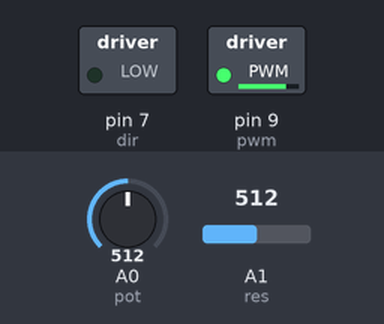
The sketch below on a simulated Arduino Uno, built with avr-gcc and run on an emulated ATmega328P. Parts: switched loads named in the sketch (green lamp = pin HIGH). Inputs (shaded band) come from the test bench; at power-on: A0 (pot) = 512, A1 (res) = 512. What the sketch prints to the serial monitor is not drawn.

Above: at 1.2 s.
1.3 s: A0 (pot) set to 716
At 1.7 s:
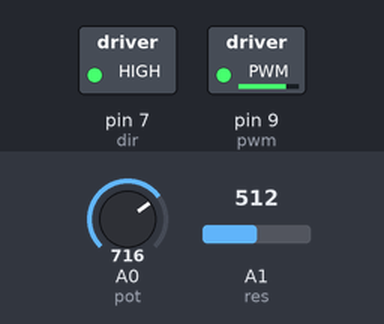
2.8 s: A0 (pot) set to 511
At 2.86 s:
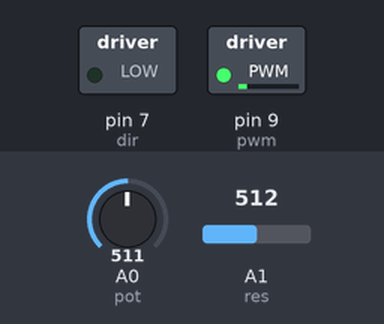
5.8 s: A0 (pot) set to 900
At 6.2 s:
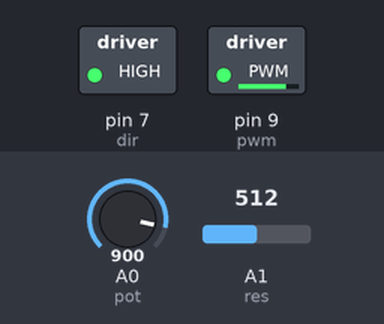
7.3 s: A0 (pot) set to 306
At 7.7 s:
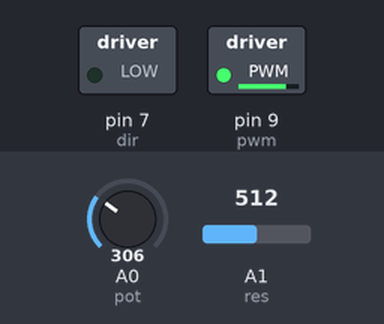
8.8 s: A1 (res) set to 122
At 10.21 s:
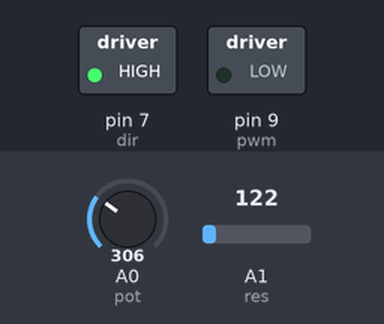
Timing chart, 0 to 15.8 s (numbered marks = the images above; inputs shaded):
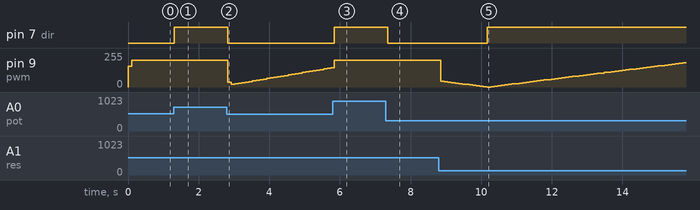

The sketch:

harness_pid.ino
```cpp
#include <PID_v1.h>

// PID motor position control.

#include <PID_v1.h>
#define pot      A0                     // motor position potentiomter
#define res      A1                     // resistance potentiometer
#define pwm      9
#define dir      7

double kp = 7 , ki = 1.5 , kd = 0.01;            // modify for optimal performance
double input = 0, output = 0, setpoint = 0;
long temp;
PID myPID(&input, &output, &setpoint, kp, ki, kd, DIRECT);  // if motor will only run at full speed try 'REVERSE' instead of 'DIRECT'

void setup() {
  pinMode(pwm, OUTPUT);
  pinMode(dir, OUTPUT);
  TCCR1B = TCCR1B & 0b11111000 | 1;                   // set 31KHz PWM to prevent motor noise
  myPID.SetMode(AUTOMATIC);
  myPID.SetSampleTime(100);
  myPID.SetOutputLimits(-200, 200);
  Serial.begin (115200);                              // for debugging
}

void loop() {
  setpoint = map(analogRead(res), 0, 1023, 204, 878);      // modify to fit motor and encoder characteristics, potmeter connected to A0
  input = analogRead(pot) ;                           // data from motor position pot
  Serial.print("resistance: ");                      // monitor motor position
  Serial.print(setpoint);
  Serial.print(" position: ");
  Serial.println(input);
  myPID.Compute();                                    // calculate new output
  pwmOut(output);                                     // drive motor
}

void pwmOut(int out) {                                // to H-Bridge board
  if (out > 0) {
    analogWrite(pwm, out);                             // drive motor CCW
    digitalWrite(dir, LOW);
  }
  else {
    analogWrite(pwm, abs(out));
    digitalWrite(dir, HIGH);                        // drive motor CW
  }
}
```

Measured:
- after the input at 1.3 s, pin 7 (dir): LOW → HIGH at once
- after the input at 2.8 s, pin 7 (dir): HIGH → LOW at once; pin 9 (pwm): 200/255 → 35/255 at once, → 19/255 0.10 s later, → 23/255 0.10 s later, → 28/255 0.10 s later, … (30 changes in this stretch)
- after the input at 5.8 s, pin 7 (dir): LOW → HIGH at once
- after the input at 7.3 s, pin 7 (dir): HIGH → LOW after 0.05 s
- after the input at 8.8 s, pin 7 (dir): LOW → HIGH after 1.4 s; pin 9 (pwm): 200/255 → 42/255 after 0.06 s, → 39/255 0.10 s later, → 36/255 0.10 s later, → 32/255 0.10 s later, … (69 changes in this stretch)
